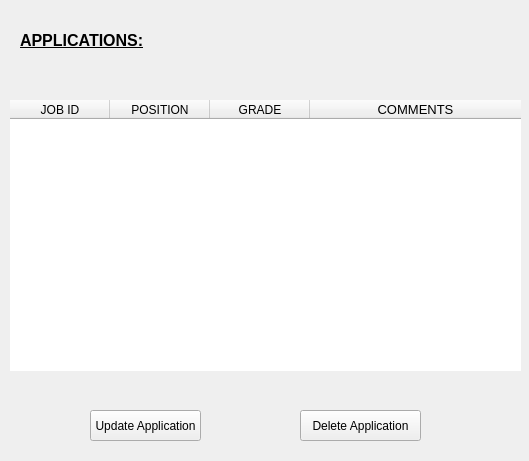
<?xml version="1.0" encoding="UTF-8"?>
<ui version="4.0">
 <class>EmployeeApplications</class>
 <widget class="QWidget" name="EmployeeApplications">
  <property name="geometry">
   <rect>
    <x>0</x>
    <y>0</y>
    <width>529</width>
    <height>461</height>
   </rect>
  </property>
  <property name="windowTitle">
   <string>Form</string>
  </property>
  <widget class="QLabel" name="label">
   <property name="geometry">
    <rect>
     <x>20</x>
     <y>20</y>
     <width>281</width>
     <height>41</height>
    </rect>
   </property>
   <property name="font">
    <font>
     <pointsize>12</pointsize>
     <weight>75</weight>
     <italic>false</italic>
     <bold>true</bold>
     <underline>true</underline>
    </font>
   </property>
   <property name="text">
    <string>APPLICATIONS:</string>
   </property>
  </widget>
  <widget class="QPushButton" name="but_update_appl">
   <property name="geometry">
    <rect>
     <x>90</x>
     <y>410</y>
     <width>111</width>
     <height>31</height>
    </rect>
   </property>
   <property name="text">
    <string>Update Application</string>
   </property>
  </widget>
  <widget class="QPushButton" name="but_del_appl">
   <property name="geometry">
    <rect>
     <x>300</x>
     <y>410</y>
     <width>121</width>
     <height>31</height>
    </rect>
   </property>
   <property name="text">
    <string>Delete Application</string>
   </property>
  </widget>
  <widget class="QTableWidget" name="tableWidgetAppl">
   <property name="enabled">
    <bool>true</bool>
   </property>
   <property name="geometry">
    <rect>
     <x>10</x>
     <y>100</y>
     <width>511</width>
     <height>271</height>
    </rect>
   </property>
   <property name="sizePolicy">
    <sizepolicy hsizetype="Expanding" vsizetype="Maximum">
     <horstretch>0</horstretch>
     <verstretch>0</verstretch>
    </sizepolicy>
   </property>
   <property name="styleSheet">
    <string notr="true">border: transparent;</string>
   </property>
   <attribute name="horizontalHeaderStretchLastSection">
    <bool>true</bool>
   </attribute>
   <column>
    <property name="text">
     <string>JOB ID</string>
    </property>
   </column>
   <column>
    <property name="text">
     <string>POSITION</string>
    </property>
   </column>
   <column>
    <property name="text">
     <string>GRADE</string>
    </property>
   </column>
   <column>
    <property name="text">
     <string>COMMENTS</string>
    </property>
    <property name="font">
     <font>
      <pointsize>10</pointsize>
     </font>
    </property>
   </column>
  </widget>
 </widget>
 <resources/>
 <connections/>
</ui>
